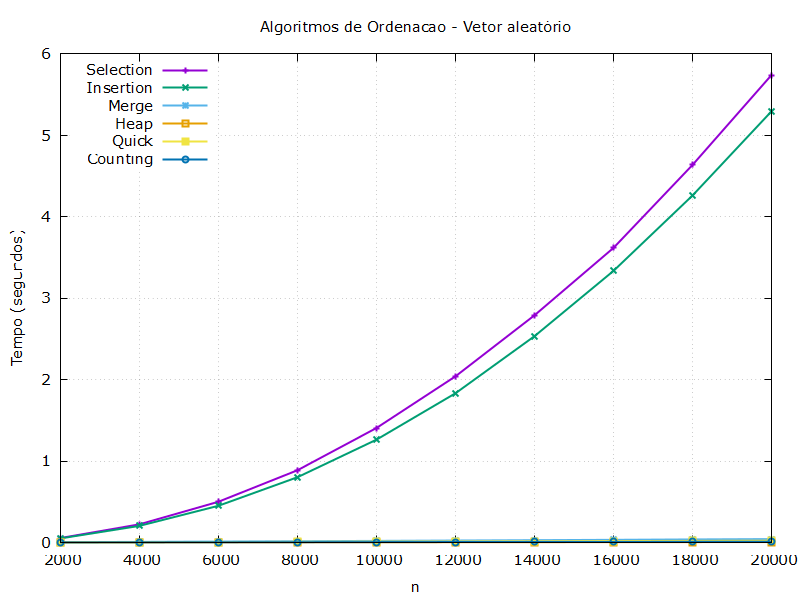

Generate this figure with gnuplot:
set terminal pngcairo enhanced font 'Verdana,11' size 800, 600
set output 'comparacaoAleatorio.png'

set title 'Algoritmos de Ordenacao - Vetor aleatório'
set xlabel 'n'
set ylabel 'Tempo (segundos)'

n = 1
Selection = 2
Insertion = 3
Merge = 4
Heap = 5
Quick = 6
Counting = 7

set grid
set key left top

plot 'comparacaoAleatorio.dat' using n:Selection with linespoints  lw 2 title 'Selection', \
     'comparacaoAleatorio.dat' using n:Insertion with linespoints  lw 2 title 'Insertion', \
     'comparacaoAleatorio.dat' using n:Merge with linespoints  lw 2 title 'Merge', \
     'comparacaoAleatorio.dat' using n:Heap with linespoints  lw 2 title 'Heap', \
     'comparacaoAleatorio.dat' using n:Quick with linespoints  lw 2 title 'Quick', \
     'comparacaoAleatorio.dat' using n:Counting with linespoints  lw 2 title 'Counting'
